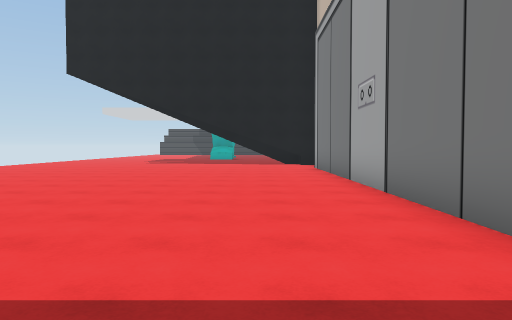
View 1 (above)

17 first-person views from a walk through a scene from a Unity 3-D project. The camera is 1.4 m above the floor, tilts 2° down and sees 70° across. The floor is counted in squares, 2 m on a side. Each view is taken from the middle of a square. On the plan, view 1 faces up. The plan holds only what a view shows up to about 11 squares ahead; the rest is blank. The place goes on beyond the plan. The player is left out. Some surface patterns are stand-ins.

View 2
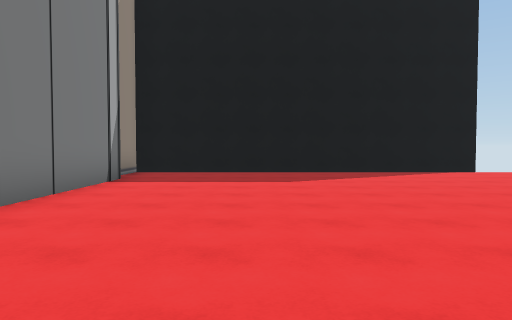

View 3
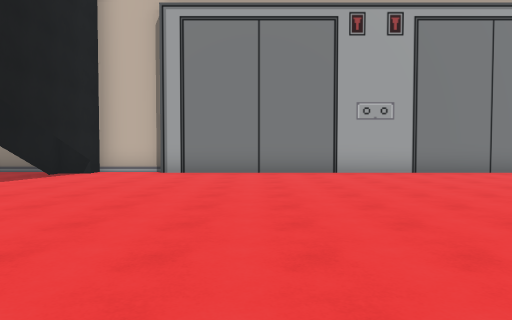

View 4
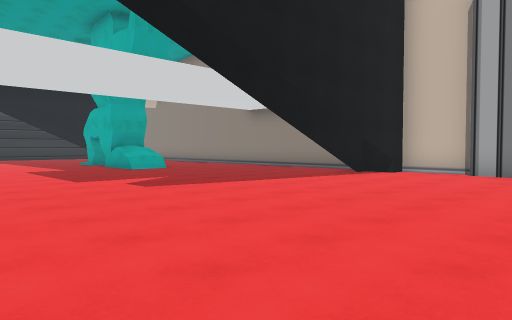

View 5
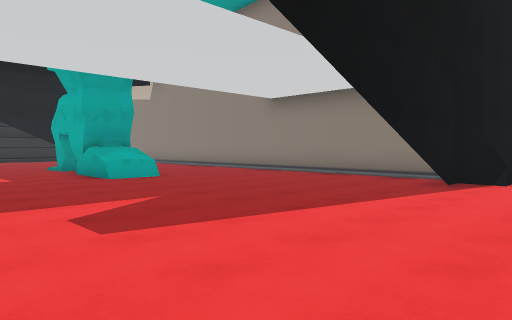

View 6
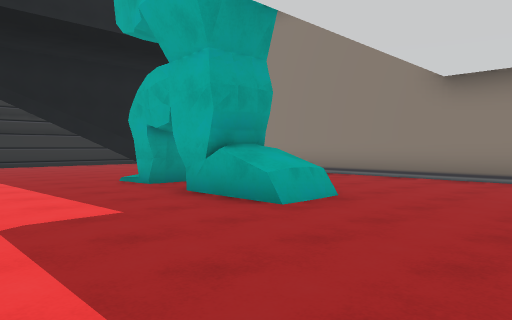

View 7
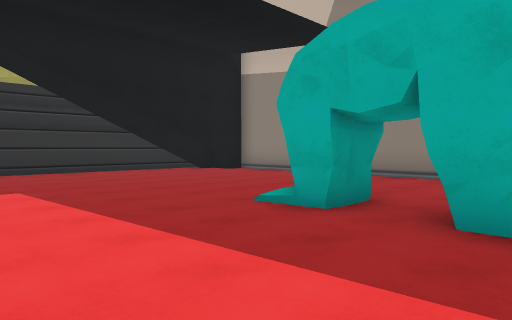

View 8
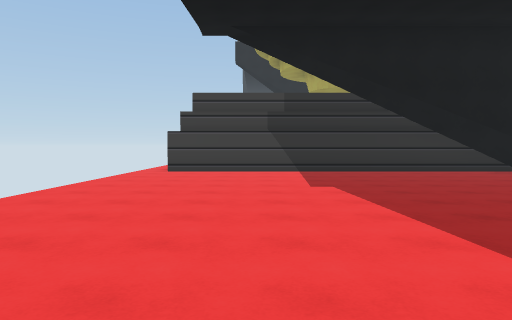

View 9
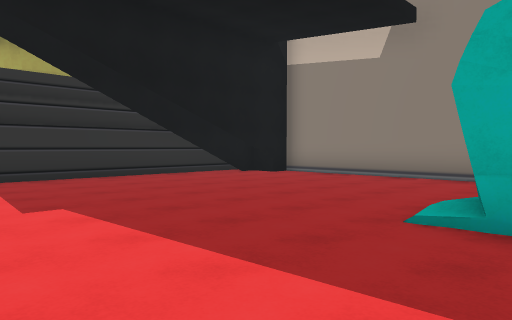

View 10
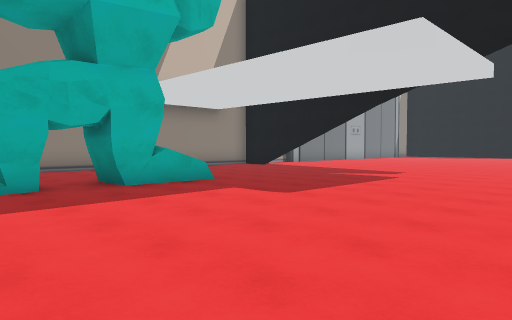

View 11
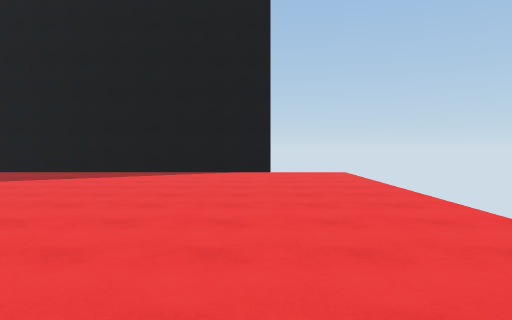

View 12
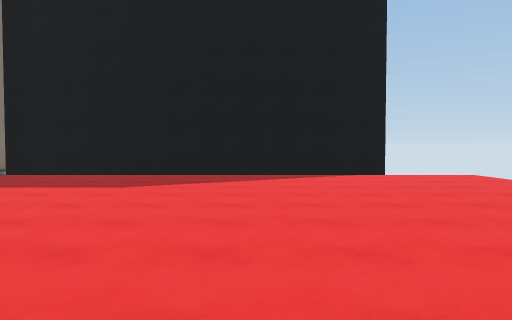

View 13
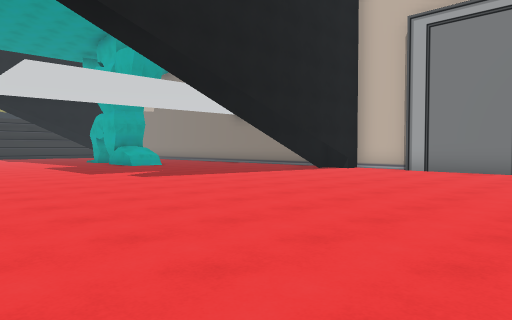

View 14
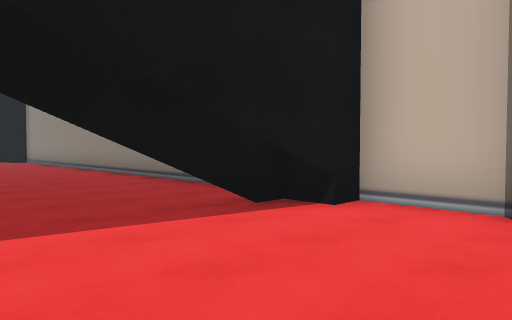

View 15
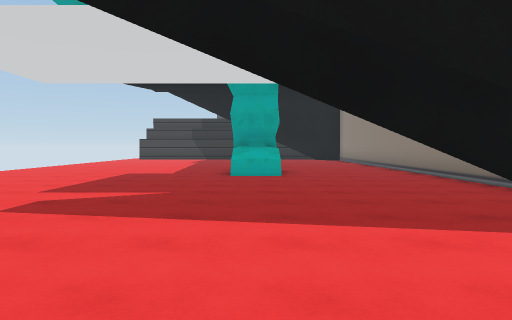

View 16
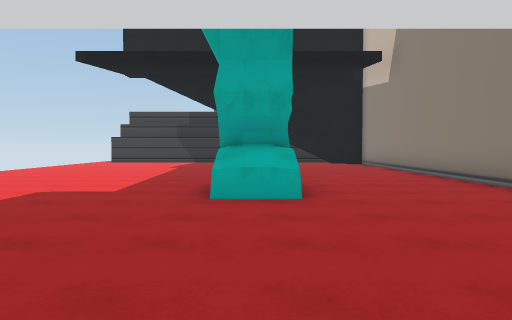

View 17
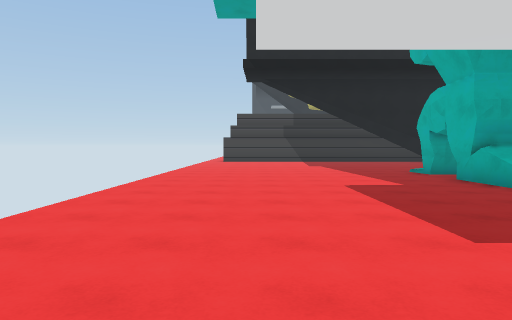

### Floor plan
Key: @ floor where view 1 was taken; # wall or solid block; . floor; ^ raised ledge; T thing the floor can be seen under or through.
Columns run from 9 left of view 1 to 3 right of it. Each row starts with its distance up from view 1.
 33 .##########
 32 .........###
 31 ..........###
 30 ............#
 29 ............#
 28 ............#
 27 ............#
 26 ............#
 25 .......#....#
 24 ............#
 23 .......#....#
 22 .......^....#
 21 .......^....#
 20 ............#
 19 ............#
 18 ............#
 17 ............#
 16  ...........#
 15  ........TTT#
 14  ...........#
 13  ...........#
 12  ..........##
 11 ...........#
 10 ...........#
  9  ..........#
  8 ...........#
  7 ...........#
  6 ...........#
  5 ...........#
  4 ...........#
  3 ...........#
  2 ...........#
  1 ...........##
  0 .........@..#
 -1 ............#
 -2   ###########

Positions as (right, up) in squares from view 1, and headings:
1: (0, 0), facing up
2: (-1, 9), facing down
3: (-8, 10), facing right
4: (-8, 10), facing up-right
5: (-6, 13), facing up-right
6: (-6, 18), facing up-right
7: (-6, 22), facing up-right
8: (-6, 22), facing up
9: (-6, 24), facing up-right
10: (-9, 26), facing down-right
11: (-7, 9), facing down
12: (-4, 8), facing down
13: (-9, 8), facing up-right
14: (-2, 12), facing up-right
15: (-2, 12), facing up
16: (-2, 16), facing up
17: (-7, 15), facing up
